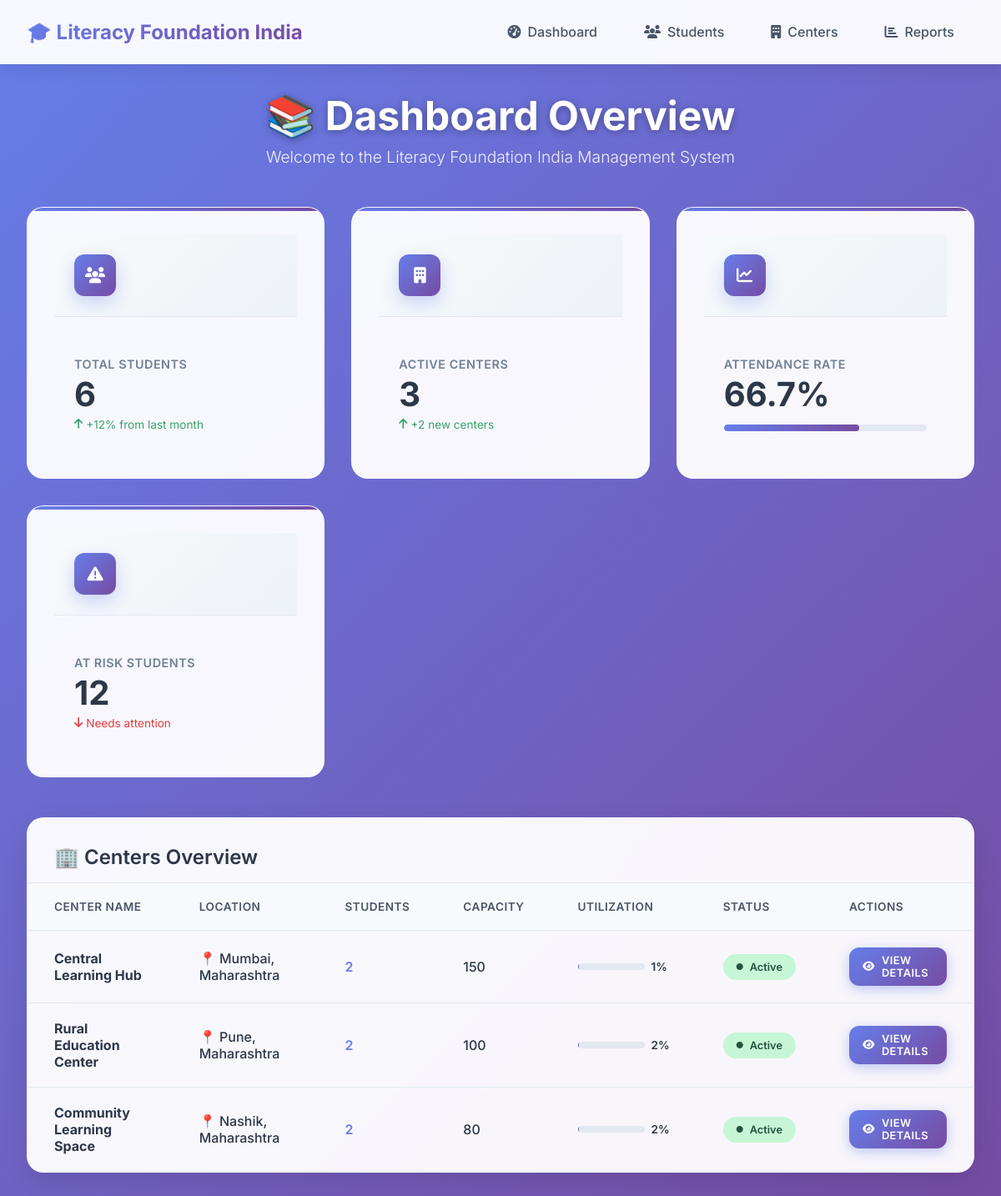
The page / on the database its author committed.
### centers/models.py (models this page shows, shortened)
class Center(models.Model):
    name = models.CharField(max_length=200)
    location = models.CharField(max_length=300)
    coordinator = models.ForeignKey(User, on_delete=models.CASCADE)
    established_date = models.DateField()
    capacity = models.IntegerField()
    is_active = models.BooleanField(default=True)

### education_system/views.py (the view)
# urls.py: path('', views.dashboard, name='dashboard'),
def dashboard(request):
    total_students = Student.objects.filter(is_active=True).count()
    total_centers = Center.objects.filter(is_active=True).count()
    thirty_days_ago = date.today() - timedelta(days=30)
    recent_attendance = Attendance.objects.filter(date__gte=thirty_days_ago)
    total_attendance_records = recent_attendance.count()
    present_records = recent_attendance.filter(is_present=True).count()
    attendance_rate = (present_records / total_attendance_records * 100) if total_attendance_records > 0 else 0
    centers_with_counts = Center.objects.annotate(
        student_count=Count('student', filter=Q(student__is_active=True))
    ).filter(is_active=True)
    context = {
        'total_students': total_students,
        'total_centers': total_centers,
        'attendance_rate': round(attendance_rate, 1),
        'centers_with_counts': centers_with_counts,
    }
    return render(request, 'dashboard.html', context)

### templates/dashboard.html (shortened to what this page needs)
{% extends 'base/base.html' %}
{% block content %}
<div class="dashboard-header">
    <h1>📚 Dashboard Overview</h1>
    <p>Welcome to the Literacy Foundation India Management System</p>
</div>
<div class="dashboard-grid">
    <div class="card">
        <div class="card-header">
            <div class="card-icon">
                <i class="fas fa-users"></i>
            </div>
        </div>
        <div class="card-content">
            <h3>Total Students</h3>
            <div class="card-value">{{ total_students }}</div>
            <div class="card-change positive">
                <i class="fas fa-arrow-up"></i>
                +12% from last month
            </div>
        </div>
    </div>
    <div class="card">
        <div class="card-header">
            <div class="card-icon">
                <i class="fas fa-building"></i>
            </div>
        </div>
        <div class="card-content">
            <h3>Active Centers</h3>
            <div class="card-value">{{ total_centers }}</div>
            <div class="card-change positive">
                <i class="fas fa-arrow-up"></i>
                +2 new centers
            </div>
        </div>
    </div>
    <div class="card">
        <div class="card-header">
            <div class="card-icon">
                <i class="fas fa-chart-line"></i>
            </div>
        </div>
        <div class="card-content">
            <h3>Attendance Rate</h3>
            <div class="card-value">{{ attendance_rate }}%</div>
            <div class="progress-bar" style="margin-top: 1rem;">
                <div class="progress-fill" style="width: {{ attendance_rate }}%;"></div>
            </div>
        </div>
    </div>
    <div class="card">
        <div class="card-header">
            <div class="card-icon">
                <i class="fas fa-exclamation-triangle"></i>
            </div>
        </div>
        <div class="card-content">
            <h3>At Risk Students</h3>
            <div class="card-value">12</div>
            <div class="card-change negative">
                <i class="fas fa-arrow-down"></i>
                Needs attention
            </div>
        </div>
    </div>
</div>
<div class="dashboard-section">
    <h2>🏢 Centers Overview</h2>
    <div class="table-container">
        <table class="table">
            <thead>
                <tr>
                    <th>Center Name</th>
                    <th>Location</th>
                    <th>Students</th>
                    <th>Capacity</th>
                    <th>Utilization</th>
                    <th>Status</th>
                    <th>Actions</th>
                </tr>
            </thead>
            <tbody>
                {% for center in centers_with_counts %}
                <tr>
                    <td>
                        <strong>{{ center.name }}</strong>
                    </td>
                    <td>📍 {{ center.location }}</td>
                    <td>
                        <span style="font-weight: 600; color: #667eea;">{{ center.student_count }}</span>
                    </td>
                    <td>{{ center.capacity }}</td>
                    <td>
                        <div style="display: flex; align-items: center; gap: 0.5rem;">
                            <div class="progress-bar" style="width: 80px;">
                            </div>
                            <span style="font-size: 0.85rem; font-weight: 600;">
                                {% widthratio center.student_count center.capacity 100 %}%
                            </span>
                        </div>
                    </td>
                    <td>
                        <span class="status-indicator status-active">
                            <i class="fas fa-circle" style="font-size: 0.5rem;"></i>
                            Active
                        </span>
                    </td>
                    <td>
                        <a href="{% url 'center_detail' center.id %}" class="btn btn-primary btn-sm">
                            <i class="fas fa-eye"></i> View Details
                        </a>
                    </td>
                </tr>
                {% endfor %}
            </tbody>
        </table>
    </div>
</div>
{% endblock %}

### static/css/style.css (style rules this page uses)
* { margin: 0; padding: 0; box-sizing: border-box; }
body { font-family: 'Inter', -apple-system, BlinkMacSystemFont, 'Segoe UI', Roboto, sans-serif; background: linear-gradient(135deg, #667eea 0%, #764ba2 100%); min-height: 100vh; color: #2d3748; }
.dashboard-header { text-align: center; margin-bottom: 3rem; color: white; }
.dashboard-header h1 { font-size: 3rem; font-weight: 700; margin-bottom: 0.5rem; text-shadow: 0 2px 10px rgba(0, 0, 0, 0.3); }
.dashboard-header p { font-size: 1.2rem; opacity: 0.9; font-weight: 300; }
.dashboard-grid { display: grid; grid-template-columns: repeat(auto-fit, minmax(280px, 1fr)); gap: 2rem; margin-bottom: 3rem; }
.card { background: rgba(255, 255, 255, 0.95); backdrop-filter: blur(20px); padding: 2rem; border-radius: 20px; border: 1px solid rgba(255, 255, 255, 0.2); transition: all 0.3s ease; position: relative; overflow: hidden; }
.card::before { content: ''; position: absolute; top: 0; left: 0; right: 0; height: 4px; background: linear-gradient(90deg, #667eea 0%, #764ba2 100%); }
.card-header { display: flex; align-items: center; justify-content: space-between; margin-bottom: 1.5rem; }
.card-icon { width: 60px; height: 60px; border-radius: 16px; display: flex; align-items: center; justify-content: center; font-size: 1.5rem; color: white; background: linear-gradient(135deg, #667eea 0%, #764ba2 100%); box-shadow: 0 8px 20px rgba(102, 126, 234, 0.3); }
.card-content h3 { font-size: 0.9rem; color: #718096; font-weight: 600; text-transform: uppercase; letter-spacing: 0.5px; margin-bottom: 0.5rem; }
.card-value { font-size: 2.5rem; font-weight: 700; color: #2d3748; line-height: 1; }
.card-change { font-size: 0.85rem; margin-top: 0.5rem; display: flex; align-items: center; gap: 0.25rem; }
.card-change.positive { color: #38a169; }
.card-change.negative { color: #e53e3e; }
.dashboard-section { background: rgba(255, 255, 255, 0.95); backdrop-filter: blur(20px); border-radius: 20px; border: 1px solid rgba(255, 255, 255, 0.2); overflow: hidden; box-shadow: 0 10px 30px rgba(0, 0, 0, 0.1); }
.dashboard-section h2 { padding: 2rem 2rem 1rem; font-size: 1.5rem; font-weight: 600; color: #2d3748; border-bottom: 1px solid #e2e8f0; margin-bottom: 0; }
.table-container { overflow-x: auto; }
.table { width: 100%; border-collapse: collapse; }
.table th, .table td { padding: 1.25rem 2rem; text-align: left; border-bottom: 1px solid #e2e8f0; }
.table th { background: #f7fafc; color: #4a5568; font-weight: 600; font-size: 0.85rem; text-transform: uppercase; letter-spacing: 0.5px; }
.table tbody tr { transition: all 0.2s ease; }
.table td { color: #2d3748; font-weight: 500; }
.btn { padding: 0.75rem 1.5rem; border: none; border-radius: 12px; cursor: pointer; text-decoration: none; display: inline-flex; align-items: center; gap: 0.5rem; font-size: 0.9rem; font-weight: 600; transition: all 0.3s ease; text-transform: uppercase; letter-spacing: 0.5px; }
.btn-primary { background: linear-gradient(135deg, #667eea 0%, #764ba2 100%); color: white; box-shadow: 0 4px 15px rgba(102, 126, 234, 0.4); }
.btn-sm { padding: 0.5rem 1rem; font-size: 0.8rem; }
.status-indicator { display: inline-flex; align-items: center; gap: 0.5rem; padding: 0.5rem 1rem; border-radius: 20px; font-size: 0.8rem; font-weight: 600; }
.status-active { background: #c6f6d5; color: #22543d; }
.progress-bar { width: 100%; height: 8px; background: #e2e8f0; border-radius: 4px; overflow: hidden; }
.progress-fill { height: 100%; background: linear-gradient(90deg, #667eea 0%, #764ba2 100%); border-radius: 4px; transition: width 0.3s ease; }
.card-header { display: flex; align-items: center; gap: 1rem; padding: 1.5rem; border-bottom: 1px solid #e2e8f0; background: linear-gradient(135deg, #f7fafc 0%, #edf2f7 100%); }
.card-icon { width: 50px; height: 50px; border-radius: 12px; background: linear-gradient(135deg, #667eea 0%, #764ba2 100%); display: flex; align-items: center; justify-content: center; color: white; font-size: 1.2rem; }
.card-content { padding: 1.5rem; }

### rows shown on the page
Center: name "Central Learning Hub", location "Mumbai, Maharashtra", student_count "2", capacity "150", capacity "1"
Center: name "Rural Education Center", location "Pune, Maharashtra", student_count "2", capacity "100", capacity "2"
Center: name "Community Learning Space", location "Nashik, Maharashtra", student_count "2", capacity "80", capacity "2"

### other values the page prints
{{ total_students }} "6"
{{ total_centers }} "3"
{{ attendance_rate }} "66.7"
